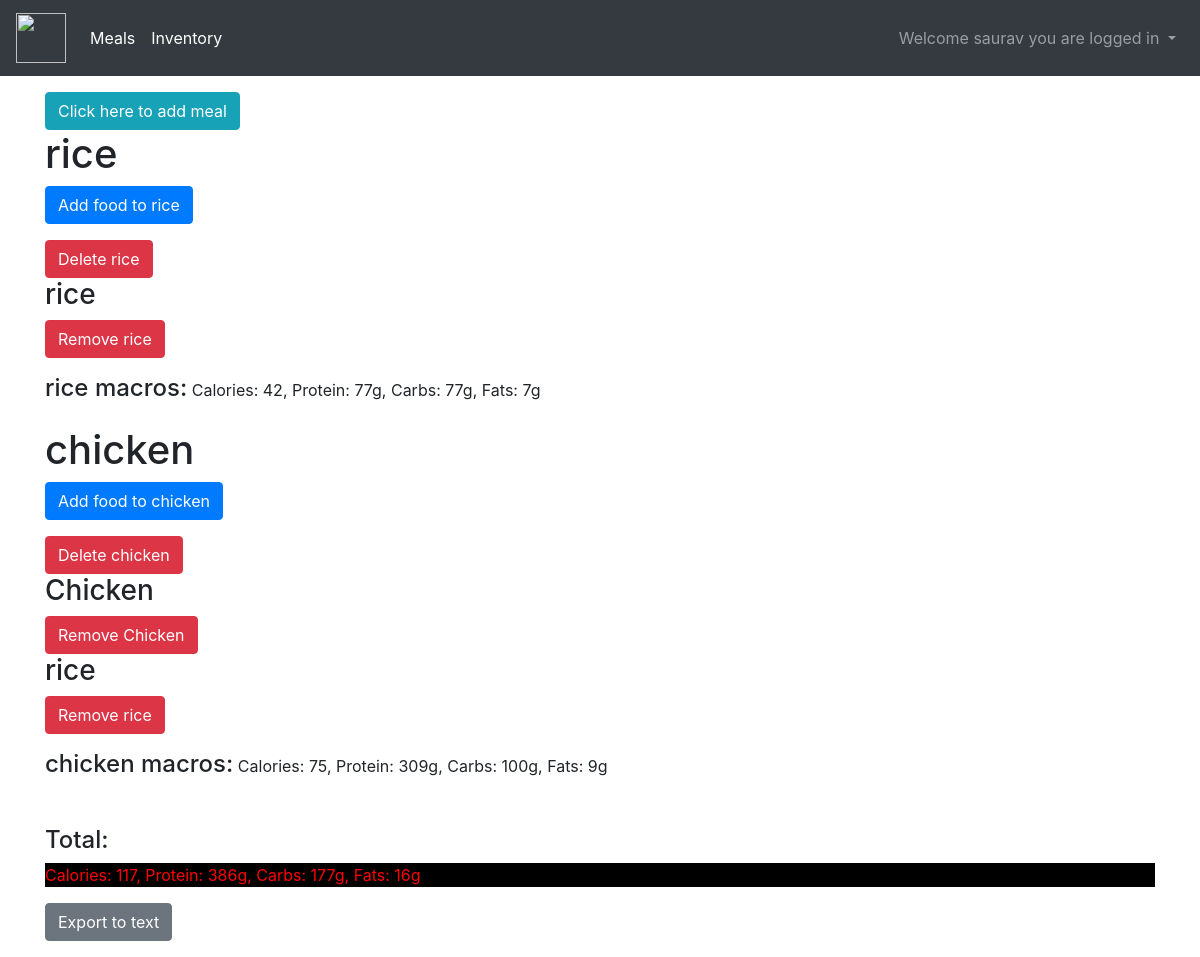
The app's page /viewdiet/Gym diet (signed in) with its own data.
### meals/models.py (models this page shows, shortened)
class Meal( models.Model ):
    meal_name = models.CharField( max_length=20 )
    user = models.CharField( max_length=60, default="" )
    foods = models.ManyToManyField( Food )

class Food( models.Model ):
    food_name = models.CharField( max_length=60, default="" )
    user = models.CharField( max_length=60, default="" )
    calories = models.IntegerField( default=0 )
    totalfat = models.IntegerField( default=0 )
    saturatedfat = models.IntegerField( default=0 )
    transfat = models.IntegerField( default=0 )
    carbs = models.IntegerField( default=0 )
    cholestorol = models.IntegerField( default=0 )
    sodium = models.IntegerField( default=0 )
    fiber = models.IntegerField( default=0 )
    sugars = models.IntegerField( default=0 )
    protein = models.IntegerField( default=0 )

### meals/views.py (the view)
# urls.py: path('viewdiet', views.view_diet),
@login_required
def view_diet(request, diet_name=None):
    username = request.user.username
    if not diet_name:
        return HttpResponseRedirect("/")
    if not Diet.objects.filter(diet_name=diet_name, user=username).exists():
        return HttpResponseRedirect("/")
    meals = Diet.objects.get(diet_name=diet_name, user=username).meals.all()
    foods = Food.objects.filter(user=username)
    text_format = ""
    macro_sum = {}
    total_macro_sum = {"calories": 0, "protein": 0, "carbs": 0, "fats": 0}
    for meal in meals:
        meal_sum = Macros()
        text_format += meal.meal_name + "\n"
        for food in meal.foods.filter(user=username):
            meal_sum.add_macros(food.calories, food.protein, food.carbs, food.totalfat)
            text_format += "\t{0} [{1} calories, {2}g protein, {3}g carbs, {4}g fats]\n".format(food.food_name, food.calories, food.protein, food.carbs, food.totalfat)
        text_format += "\n"
        macro_sum[meal.meal_name] = meal_sum.get_total()
    for meal in macro_sum:
        for macro in ["calories", "protein", "carbs", "fats"]:
            total_macro_sum[macro] += macro_sum[meal][macro]
    form_responses = messages.get_messages(request)
    response_message = None
    for response in form_responses:
        response_message = response
        break
    form_responses.used = True
    return render(request, "webapp/meals.html",
                  {"meals": meals, "diet_name": diet_name, "foods": foods, "macro_sum": macro_sum,
                   "total_macro_sum": total_macro_sum, "text_format": text_format, "response_message": response_message})

### meals/macros.py (called while the page is built)
    def add_macros(self, cal, p, c, f):
        self.calories += cal
        self.protein += p
        self.carbs += c
        self.fats += f

    def get_total(self):
        return {
            "calories": self.calories,
            "protein": self.protein,
            "carbs": self.carbs,
            "fats": self.fats
        }

### templates/webapp/meals.html (shortened to what this page needs)
{% extends 'webapp/base.html' %}
{%  block content %}
<div class="container my-3">
    <button type="button" class="btn btn-info" data-toggle="modal" data-target="#addMeal">Click here to add meal</button>
    {% for meal in meals %}
        <div>
            <div class="align">
                <h1>{{ meal.meal_name }}</h1>
            </div>
            <div class="align">
                <button type="button" class="btn btn-primary" data-toggle="modal" data-target="#addFoodToMeal{{ meal.meal_name|cut:" " }}">Add food to {{ meal.meal_name }}</button>
            </div>
            <div class="align">
                <form action="/deletemeal" method="POST">
                    <button type="submit" class="btn btn-danger mt-3">Delete {{ meal.meal_name }}</button>
                </form>
            </div>
        </div>
        {% for food in meal.foods.all %}
            <div class="food-indent">
            <div class="align">
                <h3>{{ food.food_name }}</h3>
            </div>
            <div class="align">
            <form action="/deletefoodfrommeal" method="POST">
                <button type="submit" class="btn btn-danger">Remove {{ food.food_name }}</button>
            </form>
            </div>
        {% endfor %}
        {% for current_meal, macros in macro_sum.items %}
            {% if current_meal == meal.meal_name %}
                <p><h4 style="display: inline-block">{{ current_meal }} macros:</h4> Calories: {{ macros.calories }}, Protein: {{ macros.protein }}g, Carbs: {{ macros.carbs }}g, Fats: {{ macros.fats }}g</p>
            {% endif %}
        {% endfor %}
    {% endfor %}
    <br>
    <h4>Total:</h4>
    <p style="color:red;background:black">Calories: {{ total_macro_sum.calories }}, Protein: {{ total_macro_sum.protein }}g, Carbs: {{ total_macro_sum.carbs }}g, Fats: {{ total_macro_sum.fats }}g</p>
    <button type="button" class="btn btn-secondary" data-toggle="collapse" data-target="#exportdiet">Export to text</button>
</div>
{% endblock %}

### templates/webapp/base.html (shortened to what this page needs)
{% load static %}
<!doctype html>
<html lang="en">
<head>
    <link href="https://stackpath.bootstrapcdn.com/bootstrap/4.5.0/css/bootstrap.min.css"
 rel="stylesheet">
</head>
<body>
<nav class="navbar navbar-expand-lg navbar-dark bg-dark">
    <a class="navbar-brand" href="{% url 'home' %}">
        <img src="{% static 'images/same.jpg' %}" width="50" height="50" class="d-inline-block align-top" alt=""
             loading="lazy">
    </a>
    <div class="collapse navbar-collapse" id="navbarSupportedContent">
        <ul class="navbar-nav mr-auto">
            <li class="nav-item active">
                <a class="nav-link" href="/index">Meals <span class="sr-only">(current)</span></a>
            </li>
            <li class="nav-item active">
                <a class="nav-link" href="/inventory">Inventory <span class="sr-only">(current)</span></a>
            </li>
        </ul>
        {% if user.is_authenticated %}
        <ul class="navbar-nav ml-auto">
            <div style="float: right;">
                <li class="nav-item dropdown">
                    <a aria-expanded="false" aria-haspopup="true" class="nav-link dropdown-toggle"
                       data-toggle="dropdown"
                       href="#" id="navbarDropdown" role="button">
                        Welcome {{user.username }} you are logged in
                    </a>
                </li>
            </div>
        </ul>
        {% endif %}
</nav>
<div id="main">
    {% block content %}
    {% endblock %}
</div>
</body>
</html>

### records on screen
Meal: meal_name "rice"
Food: food_name "rice", meal_name "rice", calories "42", protein "77", carbs "77", fats "7"
Meal: meal_name "chicken", macro_sum "chicken", calories "75", protein "309", carbs "100", fats "9"
Food: food_name "Chicken"

### other values on screen
{{ user.username }} "saurav"
{{ total_macro_sum.calories }} "117"
{{ total_macro_sum.protein }} "386"
{{ total_macro_sum.carbs }} "177"
{{ total_macro_sum.fats }} "16"
